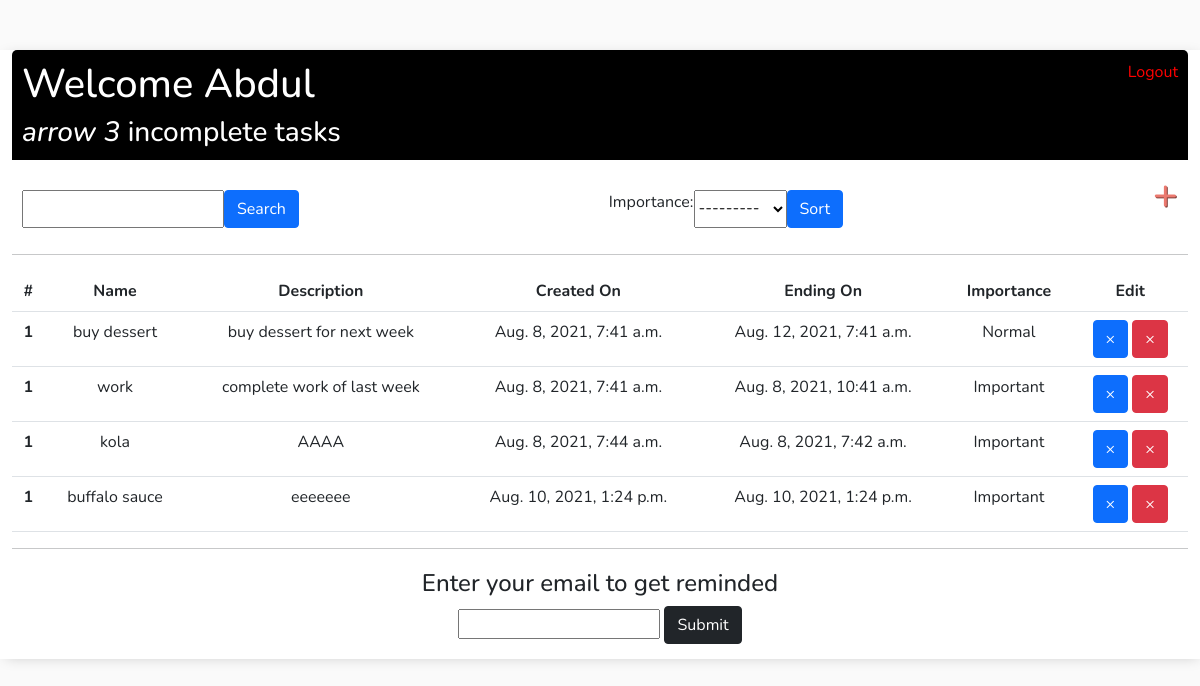
Before: / (signed in) with the older database file.
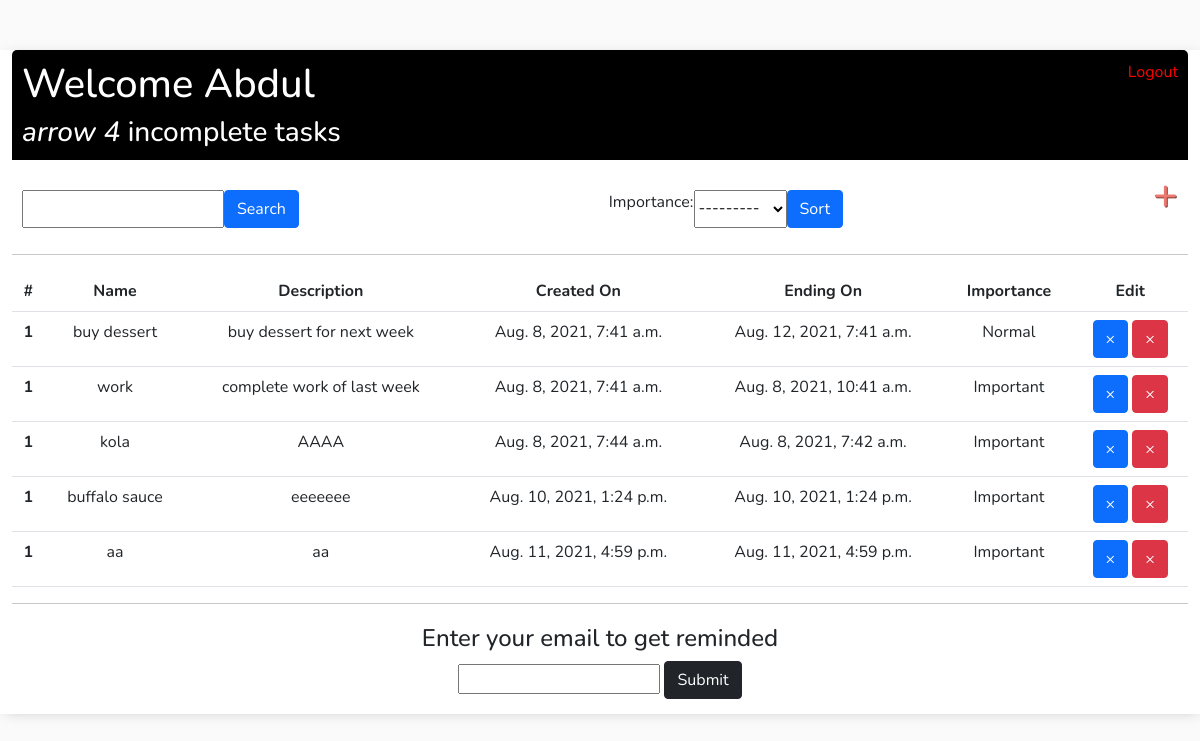
After: the same page with the newer database file.
### tasks/models.py (models this page shows)
class Task(models.Model):
    user = models.ForeignKey(User, on_delete=models.CASCADE, null=True, blank=True)
    title = models.CharField(max_length=200)
    description = models.TextField(max_length=200, null=True, blank=True)
    complete = models.BooleanField(default=False)
    importance = models.ForeignKey(Importance, null=True, blank=False, on_delete=models.CASCADE)
    creation_date = models.DateTimeField(default=timezone.now)
    ending_date = models.DateTimeField(null=True, blank=False)
    def __str__(self):
        return self.title
    class Meta:
        ordering = ['creation_date']

class Importance(models.Model):
    name = models.CharField(max_length=50)
    def __str__(self):
        return self.name

### tasks/views.py (the view)
# urls.py: path('', TaskList.as_view(), name="task_list"),
class TaskList(LoginRequiredMixin, ListView):
    model = Task
    context_object_name = 'tasks'
    def get_context_data(self, **kwargs):
        context = super().get_context_data(**kwargs)
        context['tasks'] = context['tasks'].filter(user=self.request.user)
        context['count'] = context['tasks'].filter(complete=False).count()
        context['myFilter'] = OrderFilter(self.request.GET, queryset=self.get_queryset())
        search_input = self.request.GET.get('search-area') or ''
        if search_input:
            context['tasks'] = context['tasks'].filter(title__icontains=search_input)
        context['search_input'] = search_input
        return context

### tasks/templates/tasks/task_list.html
{% extends 'tasks/main.html' %}
{% block content %}
<div class="header-bar">
    <div>
        <h1>Welcome {{request.user|title}}</h1>
        <h3 style="margin:0;"><i>arrow {{ count }}</i> incomplete task{{ count|pluralize:"s" }} </h3>
    </div>
    {% if request.user.is_authenticated %}
        <a class="" href="{% url 'logout' %}">Logout</a>
    {% else %}
        <a href="{% url 'login' %}">Login</a>
    {% endif %}
</div>
<div id="search-add-wrapper">
    <form method="GET" style="margin-top:20px; display:flex;">
        <input type="text" name="search-area" value="{{search_input}}">
        <input class=" btn btn-primary" type="submit" value="Search">
    </form>
      <form method="GET" style="margin-top:20px; display:flex;">
              {{myFilter.form}}
        <input class=" btn btn-primary" type="submit" value="Sort">
    </form>
    <h2><a id="add-link" href="{% url 'task_create' %}">&#x2b;</a></h2>
</div>
<hr>
<div class="">
    <table class="table table-hover ">
        <tr>
          <th scope="col">#</th>
          <th scope="col">Name</th>
          <th scope="col">Description</th>
          <th scope="col">Created On</th>
          <th scope="col">Ending On</th>
          <th scope="col">Importance</th>
          <th scope="col">Edit</th>
        </tr>
    {% for task in tasks %}
        <tr>
          <th scope="row">1</th>
            <td>{{task}}</td>
            <td>{{task.description}}</td>
            <td>{{task.creation_date}}</td>
            <td>{{task.ending_date}}</td>
            <td>{{task.importance}}</td>
            <td>
                <a class="btn btn-primary" href="{% url 'task_update' task.id %}">&#215;</a>
                <a class="btn btn-danger" href="{% url 'task_delete' task.id %}">&#215;</a>
            </td>
        </tr>
   {% empty%}
        <th>No item in list</th>
   {% endfor %}
    </table>
</div>
<hr>
<div class="email">
<h4>Enter your email to get reminded</h4>
<input style="text-align:center; margin-bottom:20px;" ty placeholder="">
<input class="btn btn-dark" type="submit" value="Submit">
</div>
{% endblock content %}

Changed rows visible on the page:
added Task: title "aa", description "aa", creation_date "Aug. 11, 2021, 4:59 p.m.", ending_date "Aug. 11, 2021, 4:59 p.m.", importance "Important"
Other visible differences:
{{ count }}: "3" → "4"
